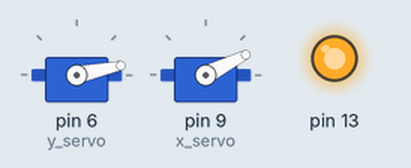
Recording of a sketch running on a simulated Arduino Uno, built with avr-gcc and run on an emulated ATmega328P. On the bench: 2 × servo, output pins drawn as LEDs (lit = HIGH). Random numbers use the default seed unless the sketch sets one.

Above: at 0.37 s.
At 10.6 s:
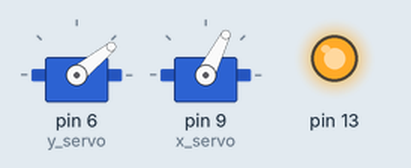
At 24.1 s:
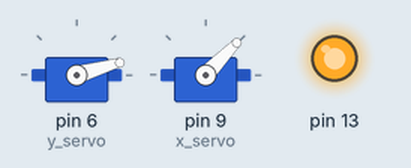
At 36.9 s:
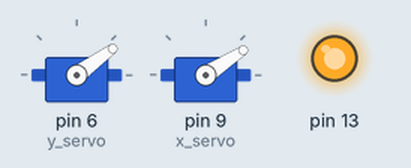
Timing chart, 0 to 40.0 s (numbered marks = the images above):
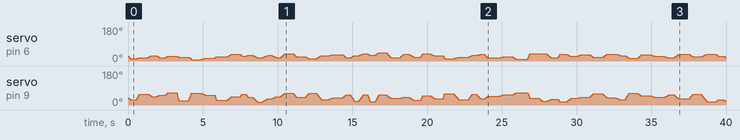

The sketch:

catlaser.ino
```cpp
#include <Servo.h>

// X servo angle will stay in [min_x, max_x] range
// Y servo angle will stay in [min_y, max_y] range
// to be ajsuted to the size of your living room

float min_x = 5;
float max_x = 75;
float min_y = 5;
float max_y = 50;
int min_freeze = 200;
int max_freeze = 750;
float minimal_movement = 10;

// finding center of square for starting point
int random_delay;
float x_position = min_x + (max_x - min_x) / 2;
float y_position = min_y + (max_y - min_y) / 2;
float x_old_position = x_position;
float y_old_position = y_position;
float x_new_position;
float y_new_position;
float x_speed;
float y_speed;
int movement_time;

// Instantiating two servos
Servo x_servo;
Servo y_servo;
int pos = 0;

void setup()
{
    y_servo.attach(6); // attaches the y servo on pin 6 to the servo object
    x_servo.attach(9); // attaches the x servo on pin 9 to the servo object
    pinMode(13, OUTPUT);
    digitalWrite(13, HIGH); // switch on  the laser

    //Place the servos in the center at the beginning
    y_servo.write(y_position);
    x_servo.write(x_position);
}

void loop()
{
    movement_time = random(10, 40);
    random_delay = random(min_freeze, max_freeze);
    x_new_position = random(min_x + minimal_movement, max_x - minimal_movement);
    y_new_position = random(min_y + minimal_movement, max_y - minimal_movement);

    if ((y_new_position > y_old_position) && (abs(y_new_position - y_old_position) < 5))
    {
        y_new_position = y_new_position + minimal_movement;
    }
    else if ((y_new_position < y_old_position) && (abs(y_new_position - y_old_position) < 5))
    {
        y_new_position = y_new_position - minimal_movement;
    }

    if ((x_new_position > x_old_position) && (abs(x_new_position - x_old_position) < 5))
    {
        x_new_position = x_new_position + minimal_movement;
    }
    else if ((x_new_position < x_old_position) && (abs(x_new_position - x_old_position) < 5))
    {
        x_new_position = x_new_position - minimal_movement;
    }

    x_speed = (x_new_position - x_old_position) / movement_time;
    y_speed = (y_new_position - y_old_position) / movement_time;
    for (pos = 0; pos < movement_time; pos += 1)
    {
        x_position = x_position + x_speed;
        y_position = y_position + y_speed;
        x_servo.write(x_position);
        y_servo.write(y_position);
        delay(10);
    }
    x_old_position = x_new_position;
    y_old_position = y_new_position;
    delay(random_delay);
}
```
